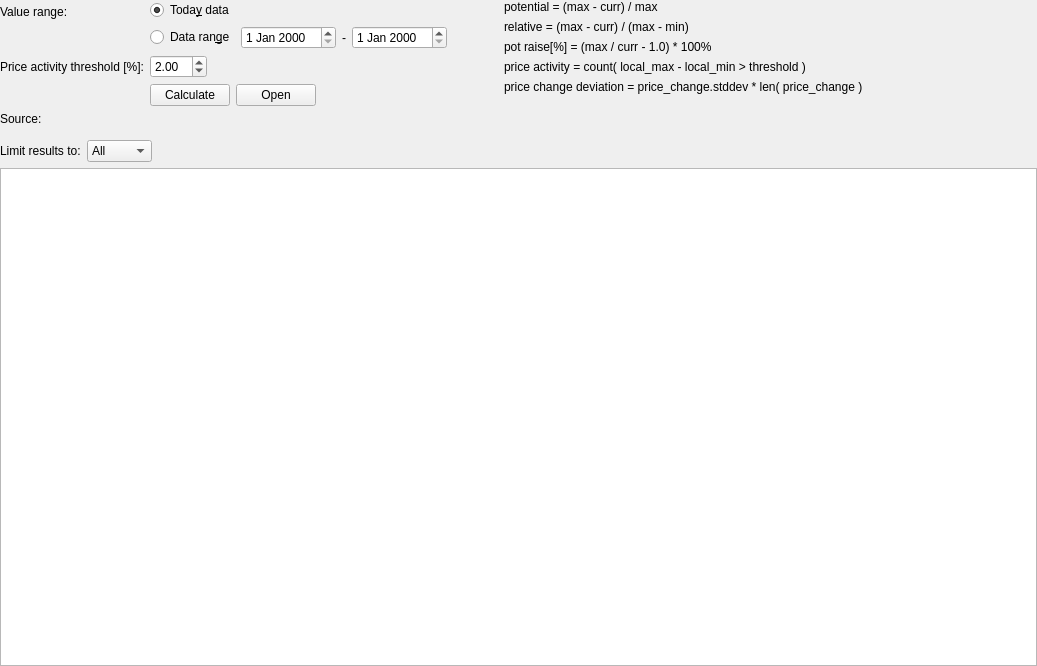
<?xml version="1.0" encoding="UTF-8"?>
<ui version="4.0">
 <class>Activity</class>
 <widget class="QWidget" name="Activity">
  <property name="geometry">
   <rect>
    <x>0</x>
    <y>0</y>
    <width>1037</width>
    <height>666</height>
   </rect>
  </property>
  <property name="windowTitle">
   <string>Activity</string>
  </property>
  <layout class="QVBoxLayout" name="verticalLayout" stretch="0,0,1">
   <property name="leftMargin">
    <number>0</number>
   </property>
   <property name="topMargin">
    <number>0</number>
   </property>
   <property name="rightMargin">
    <number>0</number>
   </property>
   <property name="bottomMargin">
    <number>0</number>
   </property>
   <item>
    <layout class="QHBoxLayout" name="horizontalLayout" stretch="0,1">
     <item>
      <layout class="QFormLayout" name="formLayout">
       <item row="2" column="0">
        <widget class="QLabel" name="label_4">
         <property name="text">
          <string>Price activity threshold [%]:</string>
         </property>
        </widget>
       </item>
       <item row="3" column="1">
        <layout class="QHBoxLayout" name="horizontalLayout_3">
         <item>
          <widget class="QPushButton" name="calculatePB">
           <property name="text">
            <string>Calculate</string>
           </property>
          </widget>
         </item>
         <item>
          <widget class="QPushButton" name="openPB">
           <property name="text">
            <string>Open</string>
           </property>
          </widget>
         </item>
         <item>
          <spacer name="horizontalSpacer">
           <property name="orientation">
            <enum>Qt::Horizontal</enum>
           </property>
           <property name="sizeHint" stdset="0">
            <size>
             <width>40</width>
             <height>20</height>
            </size>
           </property>
          </spacer>
         </item>
        </layout>
       </item>
       <item row="4" column="0">
        <widget class="QLabel" name="label_5">
         <property name="text">
          <string>Source:</string>
         </property>
        </widget>
       </item>
       <item row="4" column="1">
        <widget class="QLabel" name="sourceLabel">
         <property name="text">
          <string/>
         </property>
        </widget>
       </item>
       <item row="2" column="1">
        <layout class="QHBoxLayout" name="horizontalLayout_2">
         <item>
          <widget class="QDoubleSpinBox" name="threshSB">
           <property name="singleStep">
            <double>0.500000000000000</double>
           </property>
           <property name="value">
            <double>2.000000000000000</double>
           </property>
          </widget>
         </item>
         <item>
          <spacer name="horizontalSpacer_3">
           <property name="orientation">
            <enum>Qt::Horizontal</enum>
           </property>
           <property name="sizeHint" stdset="0">
            <size>
             <width>40</width>
             <height>20</height>
            </size>
           </property>
          </spacer>
         </item>
        </layout>
       </item>
       <item row="1" column="0">
        <widget class="QLabel" name="label">
         <property name="text">
          <string>Value range:</string>
         </property>
        </widget>
       </item>
       <item row="1" column="1">
        <layout class="QVBoxLayout" name="verticalLayout_2">
         <item>
          <layout class="QHBoxLayout" name="horizontalLayout_5">
           <item>
            <widget class="QRadioButton" name="todayDataRB">
             <property name="text">
              <string>Toda&amp;y data</string>
             </property>
             <property name="checked">
              <bool>true</bool>
             </property>
            </widget>
           </item>
           <item>
            <spacer name="horizontalSpacer_5">
             <property name="orientation">
              <enum>Qt::Horizontal</enum>
             </property>
             <property name="sizeHint" stdset="0">
              <size>
               <width>40</width>
               <height>20</height>
              </size>
             </property>
            </spacer>
           </item>
          </layout>
         </item>
         <item>
          <layout class="QHBoxLayout" name="horizontalLayout_6">
           <item>
            <widget class="QRadioButton" name="rangeDataRB">
             <property name="text">
              <string>Data ran&amp;ge</string>
             </property>
            </widget>
           </item>
           <item>
            <widget class="QDateEdit" name="fromDE"/>
           </item>
           <item>
            <widget class="QLabel" name="label_6">
             <property name="text">
              <string>-</string>
             </property>
             <property name="alignment">
              <set>Qt::AlignCenter</set>
             </property>
            </widget>
           </item>
           <item>
            <widget class="QDateEdit" name="toDE"/>
           </item>
           <item>
            <spacer name="horizontalSpacer_6">
             <property name="orientation">
              <enum>Qt::Horizontal</enum>
             </property>
             <property name="sizeHint" stdset="0">
              <size>
               <width>40</width>
               <height>20</height>
              </size>
             </property>
            </spacer>
           </item>
          </layout>
         </item>
        </layout>
       </item>
      </layout>
     </item>
     <item>
      <layout class="QVBoxLayout" name="verticalLayout_3">
       <property name="leftMargin">
        <number>11</number>
       </property>
       <item>
        <widget class="QLabel" name="label_7">
         <property name="text">
          <string>potential = (max - curr) / max</string>
         </property>
        </widget>
       </item>
       <item>
        <widget class="QLabel" name="label_9">
         <property name="text">
          <string>relative = (max - curr) / (max - min)</string>
         </property>
        </widget>
       </item>
       <item>
        <widget class="QLabel" name="label_10">
         <property name="text">
          <string>pot raise[%] = (max / curr - 1.0) * 100%</string>
         </property>
        </widget>
       </item>
       <item>
        <widget class="QLabel" name="label_3">
         <property name="text">
          <string>price activity = count( local_max - local_min &gt; threshold )</string>
         </property>
        </widget>
       </item>
       <item>
        <widget class="QLabel" name="label_2">
         <property name="text">
          <string>price change deviation = price_change.stddev * len( price_change )</string>
         </property>
        </widget>
       </item>
       <item>
        <spacer name="verticalSpacer">
         <property name="orientation">
          <enum>Qt::Vertical</enum>
         </property>
         <property name="sizeHint" stdset="0">
          <size>
           <width>20</width>
           <height>40</height>
          </size>
         </property>
        </spacer>
       </item>
      </layout>
     </item>
    </layout>
   </item>
   <item>
    <layout class="QHBoxLayout" name="horizontalLayout_4">
     <item>
      <widget class="QLabel" name="label_8">
       <property name="text">
        <string>Limit results to:</string>
       </property>
      </widget>
     </item>
     <item>
      <widget class="QComboBox" name="limitResultsCB">
       <item>
        <property name="text">
         <string>All</string>
        </property>
       </item>
       <item>
        <property name="text">
         <string>Favs</string>
        </property>
       </item>
       <item>
        <property name="text">
         <string>Wallet</string>
        </property>
       </item>
      </widget>
     </item>
     <item>
      <spacer name="horizontalSpacer_4">
       <property name="orientation">
        <enum>Qt::Horizontal</enum>
       </property>
       <property name="sizeHint" stdset="0">
        <size>
         <width>40</width>
         <height>20</height>
        </size>
       </property>
      </spacer>
     </item>
    </layout>
   </item>
   <item>
    <widget class="ToolStockTable" name="dataTable"/>
   </item>
  </layout>
 </widget>
 <customwidgets>
  <customwidget>
   <class>ToolStockTable</class>
   <extends>QTableView</extends>
   <header>stockmonitor.gui.widget.stocktable</header>
  </customwidget>
 </customwidgets>
 <resources/>
 <connections/>
</ui>
